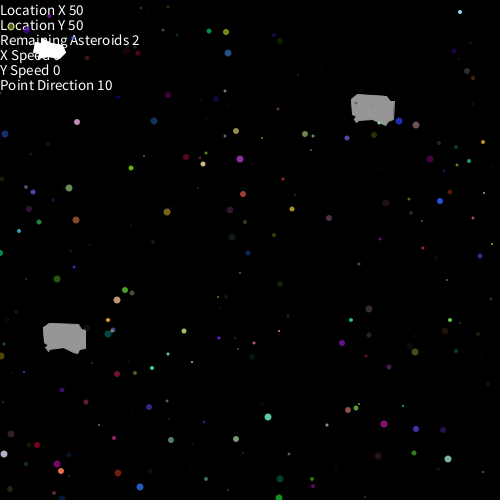
Frame 1 (no input)
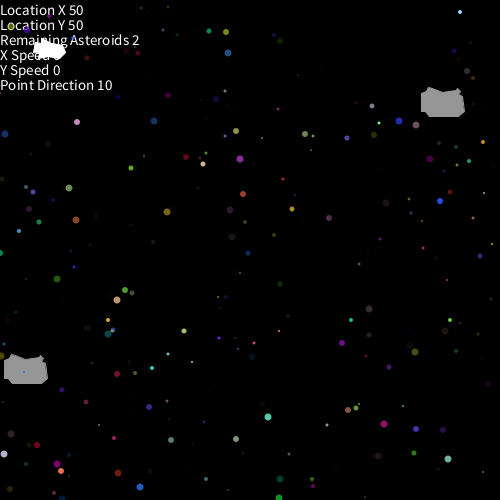
Frame 60 (the mouse pressed at the canvas centre just before this capture)
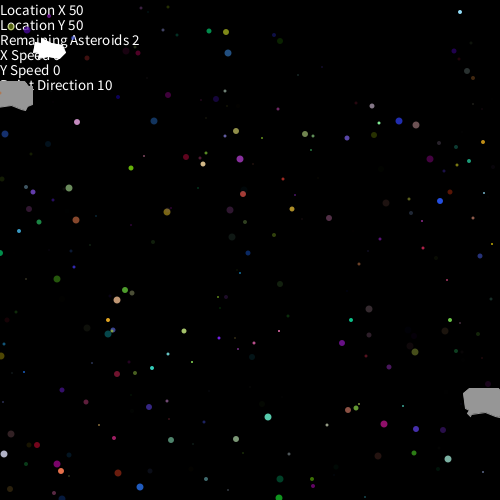
Frame 120 (the mouse held since frame 60 and released just before this capture)

The Processing sketch that drew these frames (run headless with seeded random() and noise(); from frame 60 on, the mouse is pressed at the canvas centre):

// Processing sketch: Asteroid_program_v2
// ── Asteroid_program_v2.pde
Spaceship bob= new Spaceship ();
Star[] nightSky = new Star[300];
ArrayList <Asteroid> rocks = new ArrayList <Asteroid>();
ArrayList<Bullet> shots = new ArrayList <Bullet>();
int nRocks = 2;
Asteroid tom = new Asteroid();
boolean left;
boolean right;
boolean forward;
boolean backwards;

public void setup()
{
  size (500, 500);
  for (int i=0; i<nRocks; i++)
  {
    rocks.add(new Asteroid());
  }
  for (int i=0; i<nightSky.length; i++)
  {
    nightSky[i] = new Star();
  }
}
public void draw()
{
  background(0);
  noStroke();
  fill(255);
  textSize(15);
  text("Location X "+ (int) bob.getX(),0,15*1);
  text("Location Y "+ (int) bob.getX(),0,15*2);
  text("Remaining Asteroids " + rocks.size(),0,15*3);
  text("X Speed " + (int) bob.getXspeed(),0,15*4);
  text("Y Speed " + (int) bob.getYspeed(),0,15*5);
  text("Point Direction " + (int) bob.getPointDirection(),0,15*6);
  
  for (int i=rocks.size()-1; i>=0; i--)
  {
    Asteroid aRock = rocks.get(i);
    aRock.move();
    aRock.show();
    float d = dist((float)bob.getX(), (float)bob.getY(), (float)aRock.getX(),(float) aRock.getY());
    if (d<25){
      rocks.remove(i);
    }
    else if (aRock.collide()){
      rocks.remove(i);
    }
    
  }
  for (int i=0; i<nightSky.length; i++)
  {
    noStroke();
    nightSky[i].show();
  }
  //for (int i=0; i<rocks.size(); i++)
  //{
  //  rocks.get(i).show();
  //  rocks.get(i).move();
  //}
  bob.show();
  bob.move();
  //tom.show();
  //tom.move();
  for(int i=shots.size()-1; i>=0; i--){
    shots.get(i).move();
    shots.get(i).show();
    if (shots.get(i).getX()>width){
      shots.remove(i);
    }
    else if (shots.get(i).getY()>height){
      shots.remove(i);
    }
    else if (shots.get(i).getY()<0){
      shots.remove(i);
    }
   else if (shots.get(i).getX()<0){
      shots.remove(i);
      //
    }
  }
  if (forward == true) {
    bob.accelerate(0.1);
  }
  if (left== true) {
    bob.turn(-4);
  }
  if (right==true) {
    bob.turn(4);
  }
  if (backwards==true) {
    bob.accelerate(-0.1);
  }
  
}
public void keyPressed()
{
  if (key =='h')
  {
    bob.setXspeed(0);
  }
  if (key =='j')
  {
    bob.setYspeed(0);
  }
  if (key =='w')
  {
    forward = true;
  }
  if (key =='d')
  {
    right = true;
  }
  if (key =='a')
  {
    left=true;
  }
  if (key == 's')
  {
    backwards =true;
  }
  if (key == ' ')
  {
    shots.add (new Bullet(bob));
  }
}
public void keyReleased()
{
  if (key =='w')
  {
    forward = false;
  }
  if (key =='d')
  {
    right = false;
  }
  if (key =='a')
  {
    left=false;
  }
  if (key == 's')
  {
    backwards =false;
  }
}

// ── Asteroid.pde
class Asteroid extends Floater
{
  private int rotSpeed;
  public Asteroid()
  {
    myCenterX = width/2;
    myCenterY = height/2;
    myXspeed= Math.random()*3-1;
    myYspeed = Math.random()*3-1;
    myColor = 150;
    rotSpeed= 3;
    corners = 15;
    xCorners = new int[corners];
    yCorners = new int[corners];
    xCorners[0] = -22;
    yCorners[0] = -9;
    xCorners[1] = -16;
    yCorners[1] = -14;
    xCorners[2] = 13;
    yCorners[2] = -14;
    xCorners[3] = 17;
    yCorners[3] = -9;
    xCorners[4] = 21;
    yCorners[4] = -9;
    xCorners[5] = 21;
    yCorners[5] = 9;
    xCorners[6] = 16;
    yCorners[6] = 11;
    xCorners[7] = 14;
    yCorners[7] = 15;
    xCorners[8] = 10;
    yCorners[8] = 14;
    xCorners[9] = 0;
    yCorners[9] = 10;
    xCorners[10] = -14;
    yCorners[10] = 12;
    xCorners[11] = -15;
    yCorners[11] = 14;
    xCorners[12] = -18;
    yCorners[12] = 11;
    xCorners[13] = -16;
    yCorners[13] = 8;
    xCorners[14] = -20;
    yCorners[14] = 6;

    myCenterX = Math.random()*500;
    myCenterY = Math.random()*500;
  }
  public boolean collide() {
    boolean collided = false;
    for (int i=shots.size()-1; i>=0; i--) {
      Bullet abullet = shots.get(i);
      if (dist((float)abullet.getX(), (float)abullet.getY(), (float)getX(), (float)getY())<=30)
      {
      shots.remove(i);
      collided = true;
       break;
      }
    }
    return collided;
  }
  public void move()
  {
    super.move();
    turn(rotSpeed);
  }
  public void setXspeed(double x) {
    myXspeed = x;
  }
  public void setYspeed (double y) {
    myYspeed = y;
  }
  public double getX() {
    return(myCenterX);
  }
  public double getY() {
    return(myCenterY);
  }
}

// ── Bullet.pde
class Bullet extends Floater{
  public Bullet (Spaceship theShip){
    myCenterX = theShip.getX();
    myCenterY = theShip.getY();
   // myYspeed =1; //theShip.getY();
    //myXspeed =1; //theShip.getX();
    myPointDirection = theShip.getPointDirection();
    accelerate(3);
  }
  public void show(){
    fill(225,0,0);
    ellipse((float) myCenterX, (float)myCenterY, 10, 10);
  }
  public double getX(){
    return myCenterX;
  }
   public double getY(){
    return myCenterY;
  }
  public void move(){
    myCenterX += myXspeed;    
    myCenterY += myYspeed;  
  }
     public void setYspeed (double y){
     myYspeed = y;
   }
   public double getPointDirection() {
     return myPointDirection;
   }
   public double getYspeed() {
     return myYspeed;
   }
   public double getXspeed() {
     return myXspeed;
   }
}

// ── Floater.pde
class Floater //Do NOT modify the Floater class! Make changes in the Spaceship class 
{   
  protected int corners;  //the number of corners, a triangular floater has 3   
  protected int[] xCorners;   
  protected int[] yCorners;   
  protected int myColor;   
  protected double myCenterX, myCenterY; //holds center coordinates   
  protected double myXspeed, myYspeed; //holds the speed of travel in the x and y directions   
  protected double myPointDirection; //holds current direction the ship is pointing in degrees    

  //Accelerates the floater in the direction it is pointing (myPointDirection)   
  public void accelerate (double dAmount)   
  {          
    //convert the current direction the floater is pointing to radians    
    double dRadians =myPointDirection*(Math.PI/180);     
    //change coordinates of direction of travel    
    myXspeed += ((dAmount) * Math.cos(dRadians));    
    myYspeed += ((dAmount) * Math.sin(dRadians));       
  }   
  public void turn (double degreesOfRotation)   
  {     
    //rotates the floater by a given number of degrees    
    myPointDirection+=degreesOfRotation;   
  }   
  public void move ()   //move the floater in the current direction of travel
  {      
    //change the x and y coordinates by myXspeed and myYspeed       
    myCenterX += myXspeed;    
    myCenterY += myYspeed;     

    //wrap around screen    
    if(myCenterX > width)
    {     
      myCenterX = 0;    
    }    
    else if (myCenterX<0)
    {     
      myCenterX = width;    
    }    
    if(myCenterY >height)
    {    
      myCenterY = 0;    
    } 
    
    else if (myCenterY < 0)
    {     
      myCenterY = height;    
    }   
  }   
  public void show ()  //Draws the floater at the current position  
  {             
    fill(myColor);   
    stroke(myColor);    
    
    //translate the (x,y) center of the ship to the correct position
    translate((float)myCenterX, (float)myCenterY);

    //convert degrees to radians for rotate()     
    float dRadians = (float)(myPointDirection*(Math.PI/180));
    
    //rotate so that the polygon will be drawn in the correct direction
    rotate(dRadians);
    
    //draw the polygon
    beginShape();
    for (int nI = 0; nI < corners; nI++)
    {
      vertex(xCorners[nI], yCorners[nI]);
    }
    endShape(CLOSE);

    //"unrotate" and "untranslate" in reverse order
    rotate(-1*dRadians);
    translate(-1*(float)myCenterX, -1*(float)myCenterY);
  }   
} 

// ── Spaceship.pde
class Spaceship extends Floater  
{   
   public Spaceship() {
     myCenterX = width/2;
     myCenterY = height/2;
     myColor = 255;
     myXspeed= 0;
     myYspeed = 0;
     myPointDirection = 10;
     corners = 11;
     xCorners = new int [corners];
     yCorners = new int [corners];
     xCorners[0] = -16;
     yCorners[0] = -5;
     xCorners[1] = -10;
     yCorners[1] = -5;
     xCorners[2] = -10;
     yCorners[2] = -10;
     xCorners[3] = 0;
     yCorners[3] = -7;
     xCorners[4] = 11;
     yCorners[4] = -7;
     xCorners[5] = 16;
     yCorners[5] = 0;
     xCorners[6] = 11;
     yCorners[6] = 7;
     xCorners[7] = 0;
     yCorners[7] = 7;
     xCorners[8] = -10;
     yCorners[8] = 10;
     xCorners[9] = -10;
     yCorners[9] = 5;
     xCorners[10] = -16;
     yCorners[10] = 5;
   }
   public void setXspeed(double x){
   myXspeed = x;
   }
   public void setYspeed (double y){
     myYspeed = y;
   }
   public double getX(){
     return(myCenterX);
   }
   public double getY(){
     return(myCenterY);
   }
   public double getPointDirection() {
     return myPointDirection;
   }
   public double getYspeed() {
     return myYspeed;
   }
   public double getXspeed() {
     return myXspeed;
   }
}

// ── Star.pde
class Star //note that this class does NOT extend Floater
{
  private int myX, myY, mySize, myColor;
  public Star()
  {
    myX = (int)(Math.random() *500);
    myY = (int) (Math.random()*500);
    mySize = (int) (Math.random()*8);
    myColor = color((float)Math.random()*255, (float)Math.random()*255, (float)Math.random()*255, ((float)Math.random()*255));
  }
  public void show()
  {
    fill(myColor);
    ellipse(myX, myY, mySize, mySize);
  }
}
